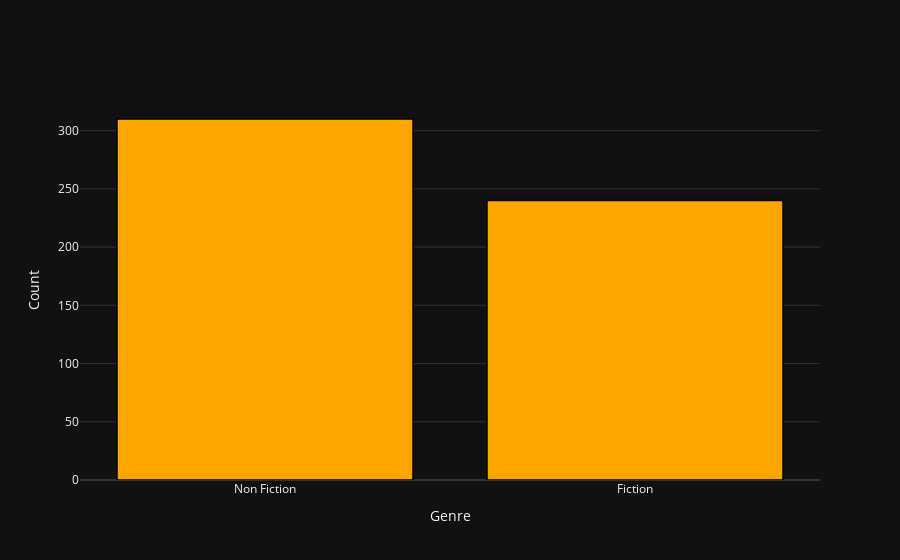
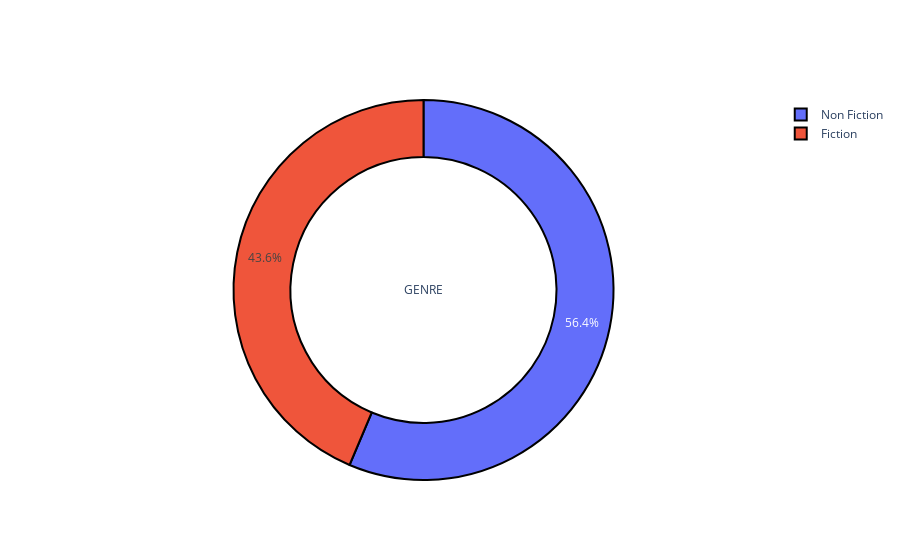

Notebook source saved alongside these figures, in order:
### Markdown cell above
### FICTION AND NON-FICTION BESTSELLERS

### Code cell
temp_df = data['Genre'].value_counts().reset_index()


# create trace1
trace1 = go.Bar(
                x = temp_df['index'],
                y = temp_df['Genre'],
                marker = dict(color = 'rgb(255,165,0)',
                              line=dict(color='rgb(0,0,0)',width=1.5)))
layout = go.Layout(template= "plotly_dark", xaxis = dict(title = 'Genre'), yaxis = dict(title = 'Count'))
fig = go.Figure(data = [trace1], layout = layout)
fig.show()

bold("**NON-FICTION BESTSELLERS ARE MORE THAN FICTION**")
py.iplot([pie_plot(data['Genre'].value_counts(), 'GENRE')])

### Figure 1 — Plotly figure (JSON) as saved in the notebook; plotly's stock layout.template omitted (floating-point values rounded to 4 significant figures)
{"data": [{"marker": {"color": "rgb(255,165,0)", "line": {"color": "rgb(0,0,0)", "width": 1.5}}, "type": "bar", "x": ["Non Fiction", "Fiction"], "y": [310, 240]}], "layout": {"xaxis": {"title": {"text": "Genre"}}, "yaxis": {"title": {"text": "Count"}}}}

### Figure 2 — Plotly figure (JSON) as saved in the notebook; plotly's stock layout.template omitted (floating-point values rounded to 4 significant figures)
{"data": [{"hole": 0.7, "hoverinfo": "percent+value", "labels": ["Non Fiction", "Fiction"], "marker": {"colors": [[0.9932, 0.9062, 0.1439, 1.0], [0.8042, 0.882, 0.115, 1.0], [0.5958, 0.8487, 0.2433, 1.0], [0.404, 0.8003, 0.3626, 1.0], [0.2529, 0.7422, 0.4483, 1.0], [0.1466, 0.6731, 0.5089, 1.0], [0.1201, 0.6001, 0.5425, 1.0], [0.1405, 0.5301, 0.5557, 1.0], [0.1696, 0.4563, 0.558, 1.0], [0.2031, 0.3797, 0.5539, 1.0], [0.2393, 0.3009, 0.5408, 1.0], [0.2718, 0.2093, 0.5044, 1.0], [0.2831, 0.1106, 0.4316, 1.0], [0.267, 0.004874, 0.3294, 1.0]], "line": {"color": "#000000", "width": 2}}, "showlegend": true, "textinfo": "percent", "textposition": "inside", "title": {"text": "GENRE"}, "type": "pie", "values": [310, 240]}], "layout": {}}
